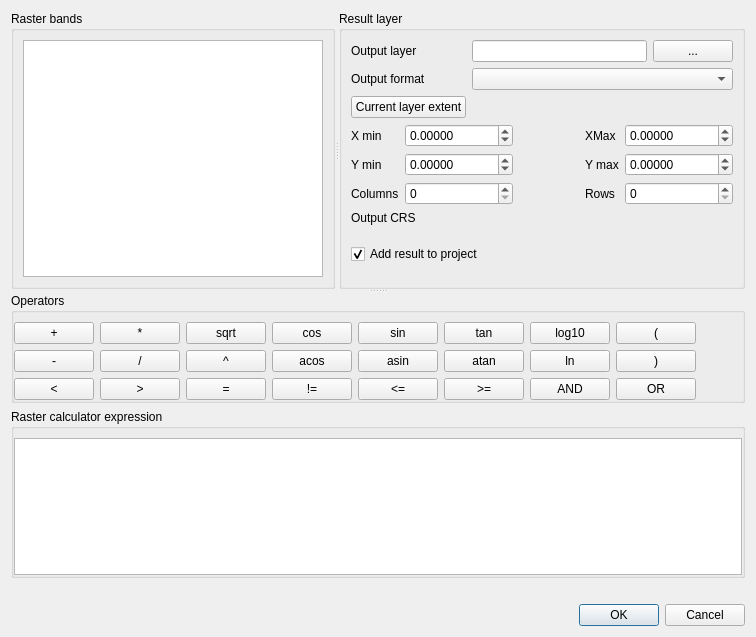
<?xml version="1.0" encoding="UTF-8"?>
<ui version="4.0">
 <class>QgsRasterCalcDialogBase</class>
 <widget class="QDialog" name="QgsRasterCalcDialogBase">
  <property name="geometry">
   <rect>
    <x>0</x>
    <y>0</y>
    <width>756</width>
    <height>637</height>
   </rect>
  </property>
  <property name="windowTitle">
   <string>Raster calculator</string>
  </property>
  <layout class="QVBoxLayout" name="verticalLayout_3">
   <item>
    <widget class="QSplitter" name="splitter_2">
     <property name="orientation">
      <enum>Qt::Vertical</enum>
     </property>
     <widget class="QSplitter" name="splitter">
      <property name="orientation">
       <enum>Qt::Horizontal</enum>
      </property>
      <widget class="QGroupBox" name="mRasterBandsGroupBox">
       <property name="title">
        <string>Raster bands</string>
       </property>
       <layout class="QGridLayout" name="gridLayout_2">
        <item row="0" column="0">
         <widget class="QListWidget" name="mRasterBandsListWidget"/>
        </item>
       </layout>
      </widget>
      <widget class="QGroupBox" name="mResultGroupBox">
       <property name="title">
        <string>Result layer</string>
       </property>
       <layout class="QGridLayout" name="gridLayout_4" columnstretch="0,1,1,0">
        <item row="3" column="0" colspan="4">
         <layout class="QGridLayout" name="gridLayout_3">
          <item row="3" column="3">
           <widget class="QLabel" name="mRowsLabel">
            <property name="text">
             <string>Rows</string>
            </property>
           </widget>
          </item>
          <item row="3" column="4">
           <widget class="QSpinBox" name="mNRowsSpinBox">
            <property name="maximum">
             <number>999999999</number>
            </property>
           </widget>
          </item>
          <item row="2" column="1">
           <widget class="QDoubleSpinBox" name="mYMinSpinBox">
            <property name="decimals">
             <number>5</number>
            </property>
            <property name="minimum">
             <double>-999999999.000000000000000</double>
            </property>
            <property name="maximum">
             <double>999999999.000000000000000</double>
            </property>
           </widget>
          </item>
          <item row="2" column="0">
           <widget class="QLabel" name="mYMinLabel">
            <property name="text">
             <string>Y min</string>
            </property>
           </widget>
          </item>
          <item row="1" column="0">
           <widget class="QLabel" name="mXMinLabel">
            <property name="text">
             <string>X min</string>
            </property>
           </widget>
          </item>
          <item row="1" column="3">
           <widget class="QLabel" name="mXMaxLabel">
            <property name="text">
             <string>XMax</string>
            </property>
           </widget>
          </item>
          <item row="3" column="0">
           <widget class="QLabel" name="mColumnsLabel">
            <property name="text">
             <string>Columns</string>
            </property>
           </widget>
          </item>
          <item row="3" column="1">
           <widget class="QSpinBox" name="mNColumnsSpinBox">
            <property name="maximum">
             <number>999999999</number>
            </property>
           </widget>
          </item>
          <item row="2" column="3">
           <widget class="QLabel" name="mYMaxLabel">
            <property name="text">
             <string>Y max</string>
            </property>
           </widget>
          </item>
          <item row="2" column="4">
           <widget class="QDoubleSpinBox" name="mYMaxSpinBox">
            <property name="decimals">
             <number>5</number>
            </property>
            <property name="minimum">
             <double>-999999999.000000000000000</double>
            </property>
            <property name="maximum">
             <double>999999999.000000000000000</double>
            </property>
           </widget>
          </item>
          <item row="1" column="1">
           <widget class="QDoubleSpinBox" name="mXMinSpinBox">
            <property name="decimals">
             <number>5</number>
            </property>
            <property name="minimum">
             <double>-999999999.000000000000000</double>
            </property>
            <property name="maximum">
             <double>999999999.000000000000000</double>
            </property>
           </widget>
          </item>
          <item row="1" column="4">
           <widget class="QDoubleSpinBox" name="mXMaxSpinBox">
            <property name="decimals">
             <number>5</number>
            </property>
            <property name="minimum">
             <double>-999999999.000000000000000</double>
            </property>
            <property name="maximum">
             <double>999999999.000000000000000</double>
            </property>
           </widget>
          </item>
          <item row="1" column="2">
           <spacer name="horizontalSpacer_2">
            <property name="orientation">
             <enum>Qt::Horizontal</enum>
            </property>
            <property name="sizeHint" stdset="0">
             <size>
              <width>10</width>
              <height>20</height>
             </size>
            </property>
           </spacer>
          </item>
         </layout>
        </item>
        <item row="0" column="1" colspan="2">
         <widget class="QLineEdit" name="mOutputLayerLineEdit"/>
        </item>
        <item row="1" column="0">
         <widget class="QLabel" name="mOutputFormatLabel">
          <property name="text">
           <string>Output format</string>
          </property>
         </widget>
        </item>
        <item row="2" column="0">
         <widget class="QPushButton" name="mCurrentLayerExtentButton">
          <property name="text">
           <string>Current layer extent</string>
          </property>
         </widget>
        </item>
        <item row="0" column="0">
         <widget class="QLabel" name="mOutputLayerLabel">
          <property name="text">
           <string>Output layer</string>
          </property>
          <property name="buddy">
           <cstring>mOutputLayerPushButton</cstring>
          </property>
         </widget>
        </item>
        <item row="0" column="3">
         <widget class="QPushButton" name="mOutputLayerPushButton">
          <property name="sizePolicy">
           <sizepolicy hsizetype="Preferred" vsizetype="Fixed">
            <horstretch>0</horstretch>
            <verstretch>0</verstretch>
           </sizepolicy>
          </property>
          <property name="minimumSize">
           <size>
            <width>20</width>
            <height>0</height>
           </size>
          </property>
          <property name="text">
           <string>...</string>
          </property>
         </widget>
        </item>
        <item row="6" column="0" colspan="4">
         <widget class="QCheckBox" name="mAddResultToProjectCheckBox">
          <property name="text">
           <string>Add result to project</string>
          </property>
          <property name="checked">
           <bool>true</bool>
          </property>
         </widget>
        </item>
        <item row="1" column="1" colspan="3">
         <widget class="QComboBox" name="mOutputFormatComboBox"/>
        </item>
        <item row="5" column="1">
         <spacer name="verticalSpacer">
          <property name="orientation">
           <enum>Qt::Vertical</enum>
          </property>
          <property name="sizeHint" stdset="0">
           <size>
            <width>20</width>
            <height>40</height>
           </size>
          </property>
         </spacer>
        </item>
        <item row="4" column="0">
         <widget class="QLabel" name="label">
          <property name="text">
           <string>Output CRS</string>
          </property>
         </widget>
        </item>
        <item row="4" column="1" colspan="3">
         <widget class="QgsProjectionSelectionWidget" name="mCrsSelector" native="true">
          <property name="focusPolicy">
           <enum>Qt::StrongFocus</enum>
          </property>
         </widget>
        </item>
        <item row="7" column="0">
         <spacer name="verticalSpacer_2">
          <property name="orientation">
           <enum>Qt::Vertical</enum>
          </property>
          <property name="sizeHint" stdset="0">
           <size>
            <width>20</width>
            <height>40</height>
           </size>
          </property>
         </spacer>
        </item>
       </layout>
      </widget>
     </widget>
     <widget class="QWidget" name="verticalLayoutWidget">
      <layout class="QVBoxLayout" name="verticalLayout">
       <item>
        <widget class="QgsCollapsibleGroupBox" name="mOperatorsGroupBox">
         <property name="title">
          <string>Operators</string>
         </property>
         <layout class="QGridLayout" name="gridLayout">
          <property name="leftMargin">
           <number>0</number>
          </property>
          <property name="rightMargin">
           <number>0</number>
          </property>
          <property name="bottomMargin">
           <number>0</number>
          </property>
          <item row="1" column="6">
           <widget class="QPushButton" name="mASinButton">
            <property name="text">
             <string>asin</string>
            </property>
           </widget>
          </item>
          <item row="0" column="4">
           <widget class="QPushButton" name="mCosButton">
            <property name="text">
             <string>cos</string>
            </property>
           </widget>
          </item>
          <item row="2" column="4">
           <widget class="QPushButton" name="mNotEqualButton">
            <property name="text">
             <string>!=</string>
            </property>
           </widget>
          </item>
          <item row="2" column="6">
           <widget class="QPushButton" name="mLesserEqualButton">
            <property name="text">
             <string>&lt;=</string>
            </property>
           </widget>
          </item>
          <item row="0" column="6">
           <widget class="QPushButton" name="mSinButton">
            <property name="text">
             <string>sin</string>
            </property>
           </widget>
          </item>
          <item row="1" column="8">
           <widget class="QPushButton" name="mATanButton">
            <property name="text">
             <string>atan</string>
            </property>
           </widget>
          </item>
          <item row="2" column="2">
           <widget class="QPushButton" name="mEqualButton">
            <property name="text">
             <string>=</string>
            </property>
           </widget>
          </item>
          <item row="0" column="8">
           <widget class="QPushButton" name="mTanButton">
            <property name="text">
             <string>tan</string>
            </property>
           </widget>
          </item>
          <item row="1" column="4">
           <widget class="QPushButton" name="mACosButton">
            <property name="text">
             <string>acos</string>
            </property>
           </widget>
          </item>
          <item row="2" column="10">
           <widget class="QPushButton" name="mAndButton">
            <property name="text">
             <string>AND</string>
            </property>
           </widget>
          </item>
          <item row="0" column="14">
           <spacer name="horizontalSpacer_3">
            <property name="orientation">
             <enum>Qt::Horizontal</enum>
            </property>
            <property name="sizeHint" stdset="0">
             <size>
              <width>5</width>
              <height>20</height>
             </size>
            </property>
           </spacer>
          </item>
          <item row="2" column="8">
           <widget class="QPushButton" name="mGreaterEqualButton">
            <property name="text">
             <string>&gt;=</string>
            </property>
           </widget>
          </item>
          <item row="1" column="0">
           <widget class="QPushButton" name="mMinusPushButton">
            <property name="text">
             <string>-</string>
            </property>
           </widget>
          </item>
          <item row="1" column="1">
           <widget class="QPushButton" name="mDividePushButton">
            <property name="text">
             <string>/</string>
            </property>
           </widget>
          </item>
          <item row="2" column="1">
           <widget class="QPushButton" name="mGreaterButton">
            <property name="text">
             <string>&gt;</string>
            </property>
           </widget>
          </item>
          <item row="2" column="0">
           <widget class="QPushButton" name="mLessButton">
            <property name="text">
             <string>&lt;</string>
            </property>
           </widget>
          </item>
          <item row="0" column="1">
           <widget class="QPushButton" name="mMultiplyPushButton">
            <property name="text">
             <string>*</string>
            </property>
           </widget>
          </item>
          <item row="0" column="0">
           <widget class="QPushButton" name="mPlusPushButton">
            <property name="text">
             <string>+</string>
            </property>
           </widget>
          </item>
          <item row="2" column="11">
           <widget class="QPushButton" name="mOrButton">
            <property name="text">
             <string>OR</string>
            </property>
           </widget>
          </item>
          <item row="0" column="10">
           <widget class="QPushButton" name="mLogButton">
            <property name="text">
             <string>log10</string>
            </property>
           </widget>
          </item>
          <item row="1" column="10">
           <widget class="QPushButton" name="mLnButton">
            <property name="text">
             <string>ln</string>
            </property>
           </widget>
          </item>
          <item row="0" column="11">
           <widget class="QPushButton" name="mOpenBracketPushButton">
            <property name="text">
             <string>(</string>
            </property>
           </widget>
          </item>
          <item row="1" column="11">
           <widget class="QPushButton" name="mCloseBracketPushButton">
            <property name="text">
             <string>)</string>
            </property>
           </widget>
          </item>
          <item row="0" column="2">
           <widget class="QPushButton" name="mSqrtButton">
            <property name="text">
             <string>sqrt</string>
            </property>
           </widget>
          </item>
          <item row="1" column="2">
           <widget class="QPushButton" name="mExpButton">
            <property name="text">
             <string>^</string>
            </property>
           </widget>
          </item>
         </layout>
        </widget>
       </item>
       <item>
        <widget class="QGroupBox" name="groupBox">
         <property name="title">
          <string>Raster calculator expression</string>
         </property>
         <layout class="QVBoxLayout" name="verticalLayout_2">
          <property name="leftMargin">
           <number>0</number>
          </property>
          <property name="rightMargin">
           <number>0</number>
          </property>
          <property name="bottomMargin">
           <number>0</number>
          </property>
          <item>
           <widget class="QTextEdit" name="mExpressionTextEdit"/>
          </item>
         </layout>
        </widget>
       </item>
      </layout>
     </widget>
    </widget>
   </item>
   <item>
    <widget class="QLabel" name="mExpressionValidLabel">
     <property name="text">
      <string/>
     </property>
    </widget>
   </item>
   <item>
    <widget class="QDialogButtonBox" name="mButtonBox">
     <property name="orientation">
      <enum>Qt::Horizontal</enum>
     </property>
     <property name="standardButtons">
      <set>QDialogButtonBox::Cancel|QDialogButtonBox::Ok</set>
     </property>
    </widget>
   </item>
  </layout>
  <zorder>splitter_2</zorder>
  <zorder>mButtonBox</zorder>
  <zorder>mExpressionValidLabel</zorder>
 </widget>
 <customwidgets>
  <customwidget>
   <class>QgsCollapsibleGroupBox</class>
   <extends>QGroupBox</extends>
   <header>qgscollapsiblegroupbox.h</header>
   <container>1</container>
  </customwidget>
  <customwidget>
   <class>QgsProjectionSelectionWidget</class>
   <extends>QWidget</extends>
   <header>qgsprojectionselectionwidget.h</header>
   <container>1</container>
  </customwidget>
 </customwidgets>
 <tabstops>
  <tabstop>mRasterBandsListWidget</tabstop>
  <tabstop>mOutputLayerLineEdit</tabstop>
  <tabstop>mOutputLayerPushButton</tabstop>
  <tabstop>mOutputFormatComboBox</tabstop>
  <tabstop>mCurrentLayerExtentButton</tabstop>
  <tabstop>mXMinSpinBox</tabstop>
  <tabstop>mXMaxSpinBox</tabstop>
  <tabstop>mYMinSpinBox</tabstop>
  <tabstop>mYMaxSpinBox</tabstop>
  <tabstop>mNColumnsSpinBox</tabstop>
  <tabstop>mNRowsSpinBox</tabstop>
  <tabstop>mCrsSelector</tabstop>
  <tabstop>mAddResultToProjectCheckBox</tabstop>
  <tabstop>mPlusPushButton</tabstop>
  <tabstop>mMultiplyPushButton</tabstop>
  <tabstop>mSqrtButton</tabstop>
  <tabstop>mCosButton</tabstop>
  <tabstop>mSinButton</tabstop>
  <tabstop>mTanButton</tabstop>
  <tabstop>mLogButton</tabstop>
  <tabstop>mOpenBracketPushButton</tabstop>
  <tabstop>mMinusPushButton</tabstop>
  <tabstop>mDividePushButton</tabstop>
  <tabstop>mExpButton</tabstop>
  <tabstop>mACosButton</tabstop>
  <tabstop>mASinButton</tabstop>
  <tabstop>mATanButton</tabstop>
  <tabstop>mLnButton</tabstop>
  <tabstop>mCloseBracketPushButton</tabstop>
  <tabstop>mLessButton</tabstop>
  <tabstop>mGreaterButton</tabstop>
  <tabstop>mEqualButton</tabstop>
  <tabstop>mNotEqualButton</tabstop>
  <tabstop>mLesserEqualButton</tabstop>
  <tabstop>mGreaterEqualButton</tabstop>
  <tabstop>mAndButton</tabstop>
  <tabstop>mOrButton</tabstop>
  <tabstop>mExpressionTextEdit</tabstop>
 </tabstops>
 <resources/>
 <connections>
  <connection>
   <sender>mButtonBox</sender>
   <signal>accepted()</signal>
   <receiver>QgsRasterCalcDialogBase</receiver>
   <slot>accept()</slot>
   <hints>
    <hint type="sourcelabel">
     <x>248</x>
     <y>254</y>
    </hint>
    <hint type="destinationlabel">
     <x>157</x>
     <y>274</y>
    </hint>
   </hints>
  </connection>
  <connection>
   <sender>mButtonBox</sender>
   <signal>rejected()</signal>
   <receiver>QgsRasterCalcDialogBase</receiver>
   <slot>reject()</slot>
   <hints>
    <hint type="sourcelabel">
     <x>316</x>
     <y>260</y>
    </hint>
    <hint type="destinationlabel">
     <x>286</x>
     <y>274</y>
    </hint>
   </hints>
  </connection>
 </connections>
</ui>
